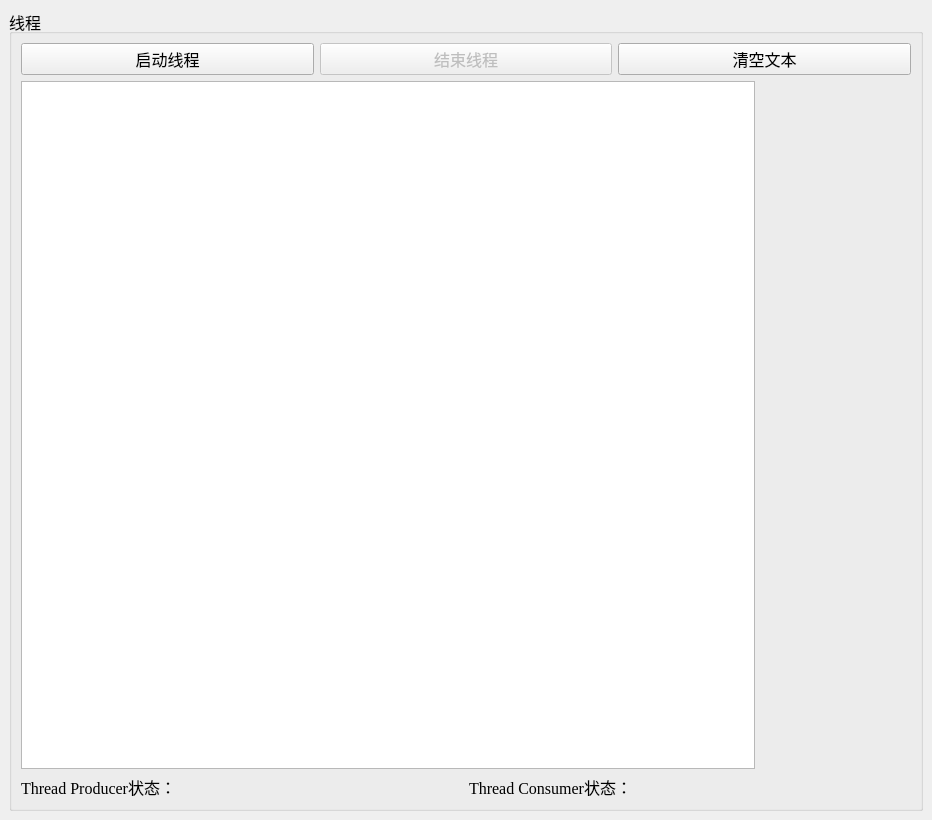
<?xml version="1.0" encoding="UTF-8"?>
<ui version="4.0">
 <class>TestOneQWaitConditionBase</class>
 <widget class="QMainWindow" name="TestOneQWaitConditionBase">
  <property name="geometry">
   <rect>
    <x>0</x>
    <y>0</y>
    <width>932</width>
    <height>820</height>
   </rect>
  </property>
  <property name="font">
   <font>
    <family>Times New Roman</family>
    <pointsize>12</pointsize>
   </font>
  </property>
  <property name="windowTitle">
   <string>TestOneQWaitConditionBase</string>
  </property>
  <widget class="QWidget" name="centralwidget">
   <layout class="QGridLayout" name="gridLayout">
    <item row="0" column="0">
     <widget class="QGroupBox" name="groupBox">
      <property name="title">
       <string>线程</string>
      </property>
      <layout class="QVBoxLayout" name="verticalLayout">
       <item>
        <layout class="QHBoxLayout" name="horizontalLayout">
         <item>
          <widget class="QPushButton" name="btnStartThread">
           <property name="text">
            <string>启动线程</string>
           </property>
          </widget>
         </item>
         <item>
          <widget class="QPushButton" name="btnStopThread">
           <property name="enabled">
            <bool>false</bool>
           </property>
           <property name="text">
            <string>结束线程</string>
           </property>
          </widget>
         </item>
         <item>
          <widget class="QPushButton" name="btnClear">
           <property name="text">
            <string>清空文本</string>
           </property>
          </widget>
         </item>
        </layout>
       </item>
       <item>
        <layout class="QHBoxLayout" name="horizontalLayout_3">
         <item>
          <widget class="QPlainTextEdit" name="plainTextEdit"/>
         </item>
         <item>
          <widget class="QLabel" name="LabPic">
           <property name="minimumSize">
            <size>
             <width>150</width>
             <height>0</height>
            </size>
           </property>
           <property name="text">
            <string/>
           </property>
           <property name="pixmap">
            <pixmap resource="images.qrc">:/images/d0.jpg</pixmap>
           </property>
          </widget>
         </item>
        </layout>
       </item>
       <item>
        <layout class="QHBoxLayout" name="horizontalLayout_2">
         <item>
          <widget class="QLabel" name="LabA">
           <property name="text">
            <string>Thread Producer状态：</string>
           </property>
          </widget>
         </item>
         <item>
          <widget class="QLabel" name="LabB">
           <property name="text">
            <string>Thread Consumer状态：</string>
           </property>
          </widget>
         </item>
        </layout>
       </item>
      </layout>
     </widget>
    </item>
   </layout>
  </widget>
 </widget>
 <resources>
  <include location="images.qrc"/>
 </resources>
 <connections/>
</ui>
